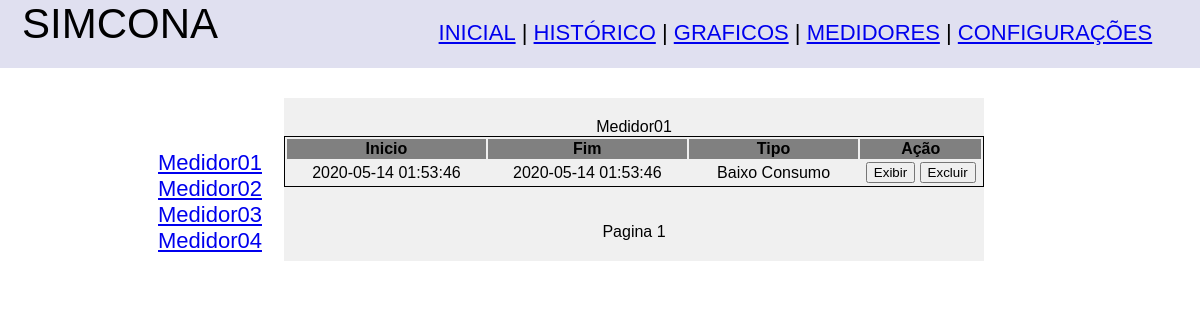
/exibeanotacoes.php, run on the app's committed database.
### tables this page shows
CREATE TABLE Medidor (
id INT AUTO_INCREMENT PRIMARY KEY ,
nome VARCHAR(255),
topico VARCHAR(255),
descricao VARCHAR(512),
fator DECIMAL(4,3)
);

CREATE TABLE Anotacao (
id BIGINT AUTO_INCREMENT PRIMARY KEY,
horaInicio DATETIME,
horaFim DATETIME,
tipoAnotacao INT,
idMedidor INT,
modelado BOOLEAN DEFAULT FALSE,
FOREIGN KEY(tipoAnotacao) REFERENCES TipoAnotacao (idTipo),
FOREIGN KEY(idMedidor) REFERENCES Medidor (id)
);

CREATE TABLE TipoAnotacao (
idTipo INT PRIMARY KEY,
nome VARCHAR(255)
);

### html/cntrl/medidorfcn.php (called while the page is built, shortened)
<?php
function buscaMedidores()
	{
	$pdo = Banco::obterConexao();
	$statement = $pdo->prepare("SELECT * FROM Medidor ORDER BY id asc;");
	$statement->execute();
	return($statement->fetchAll());
	}

### html/cntrl/anotacao.php (called while the page is built, shortened)
<?php
function retornaTiposAnotacao()
	{
	$pdo = Banco::obterConexao();
	$statement = $pdo->prepare("SELECT idTipo, nome  FROM tipoAnotacao");
	$statement->execute();
	return($statement->fetchAll());
	}
function retornaAnotacoes($pagina, $medidorAnotacao)
	{
	$pdo = Banco::obterConexao();
	$statement = $pdo->prepare("SELECT id, horaInicio, horaFim, tipoAnotacao FROM Anotacao WHERE idMedidor = ".$medidorAnotacao." ORDER BY id ASC LIMIT ".(($pagina-1)*15).", 15");
	$statement->execute();
	return($statement->fetchAll());
	}
?>

### html/exibeanotacoes.php (the view, shortened to what this page needs)
<!DOCTYPE html>
<html>
<head>
	<link rel="stylesheet" type="text/css" href="reset.css">
	<link rel="stylesheet" type="text/css" href="css.css">
</head>
<body>
<?php
	require_once('cntrl/medidorfcn.php');
	require_once('cntrl/anotacao.php');
?>
<center>
	<div class="corpo">
		<?php
			$paginaatual = 1;
			$todosMedidores = buscaMedidores();
			$medidorAtual = $todosMedidores[0]['id'];
			$tiposdeanotacao = retornaTiposAnotacao();
			?>
				<div class="menuesquerda"><br><br>
					<?php
					for ($i=0; $i < (count($todosMedidores)); $i++) {
					?>
					<a href="exibeanotacoes.php?medidor=<?php echo $todosMedidores[$i]['id']; ?>">
					<?php echo $todosMedidores[$i]['nome'];?>
					</a><br><?php
					}?>
				</div>
		<center>
			<div class="anotacoes"><?php echo $todosMedidores[$medidorAtual - 1]['nome']; ?>
				<table class="anotacoes">
					<tr >
						<th class="anotacao">Inicio</td>
						<th class="anotacao">Fim</td>
						<th class="anotacao">Tipo</td>
						<th class="anotacao">Ação</td>
					</tr>
				<?php
				$anotacoes = retornaAnotacoes($paginaatual, $medidorAtual);
				foreach ($anotacoes as &$anotacao)
					{
					?>
					<tr>
						<form method="post" action="graficoanotacao.php?medidor=<?php echo $medidorAtual ?>">
							<td class="horario"><?php echo $anotacao['horaInicio']; ?></td>
							<td class="horario"><?php echo $anotacao['horaFim']; ?></td>
							<td class="tipoanotacao"><?php echo $tiposdeanotacao[($anotacao['tipoAnotacao'])]['nome']; ?></td>
							<td class="acao"><button type="submit" name="exibir" value="<?php echo $anotacao['id']; ?>">Exibir</button>
							<button type="submit" name="excluir" value="<?php echo $anotacao['id']; ?>">Excluir</button>
							</td>
						</form>
					</tr>
					<?php
					}
				?>
				</table>
				<center>
				<br><br>
				<?php
				echo "Pagina ".($paginaatual);
				?>
				</center>
			</div>
		</center>
	</div>
</body>
</html>

### html/css.css (style rules this page uses)
div { font-family:helvetica; }
div.supbar { width: 100%; height: 68px; border: 0px solid #730021; background-color:#E0E0F0; }
div.logo { float: left; width: 20%; height: 60px; margin: auto; border: 0px solid #73AD21; font-size:42px; }
div.menu { float: right; font-size:22px; height: 40px; width: 70%; margin: auto; border: 0px solid #73AD21; padding-top:20px; }
div.anotacoes { border: 0px solid #ffaa00; height: 100%; width: 700px; float: right; margin-top:30px; margin-right:10%; padding-top:20px; padding-bottom:20px; position:relative; background-color: #f0f0f0; }
div.corpo { border: 0px solid #ff0000; height: 100%; width: 80%; display: table; }
div.menuesquerda { font-size:22px; border: 0px solid #ffaa00; height: 500px; width: 130px; float: left; padding-top:30px; padding-left:5px; margin-left:20px; }
table.anotacoes { border: 1px solid black; }
td.tipoanotacao { width: 170px; text-align:center; }
td.horario { width: 200px; text-align:center; }
td.acao { width: 120px; text-align:center; }
th.anotacao { background-color:gray; }
ul#menuh li { display:inline; }

### data on the page
medidor: nome "Medidor01"
medidor: nome "Medidor02"
medidor: nome "Medidor03"
medidor: nome "Medidor04"
anotacao: horaInicio "2020-05-14 01:53:46", horaFim "2020-05-14 01:53:46", tipoAnotacao.nome "Baixo Consumo", $anotacao['id'] 1 (drawn)

### other printed values
$paginaatual "1"
